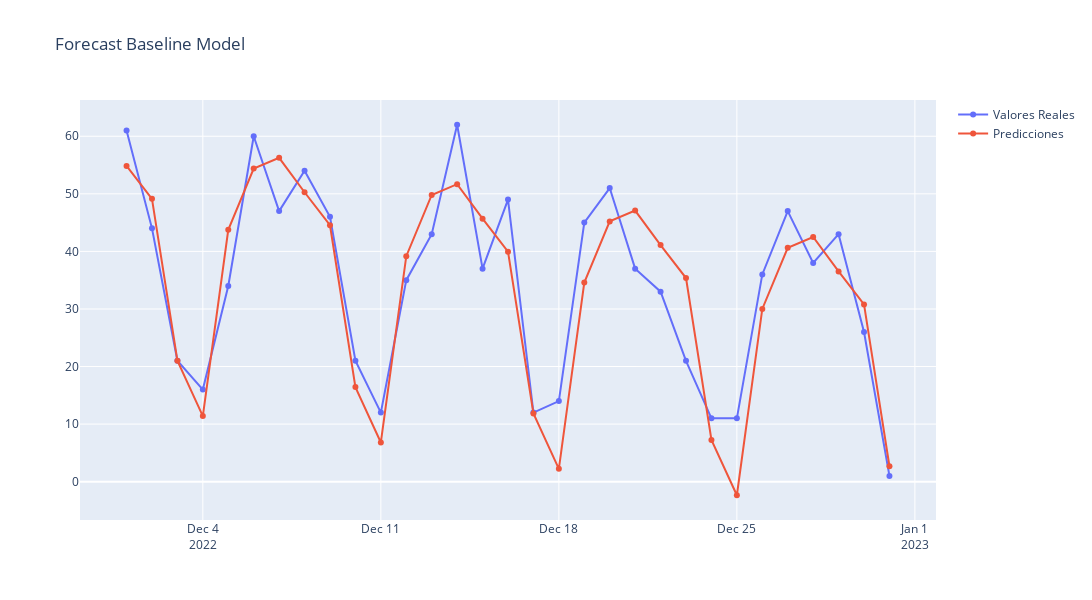

The cell this chart's notebook holds for it:
### Code cell
# Crea el gráfico
fig = go.Figure()
fig.add_trace(go.Scatter(x=predictions_df.index, y=predictions_df['Valores_Reales'], mode='lines+markers', name='Valores Reales'))
fig.add_trace(go.Scatter(x=predictions_df.index, y=predictions_df['Predicciones'], mode='lines+markers', name='Predicciones'))
fig.update_layout(title='Forecast Baseline Model',autosize = False, width = 1500, height = 600)
fig.show()
